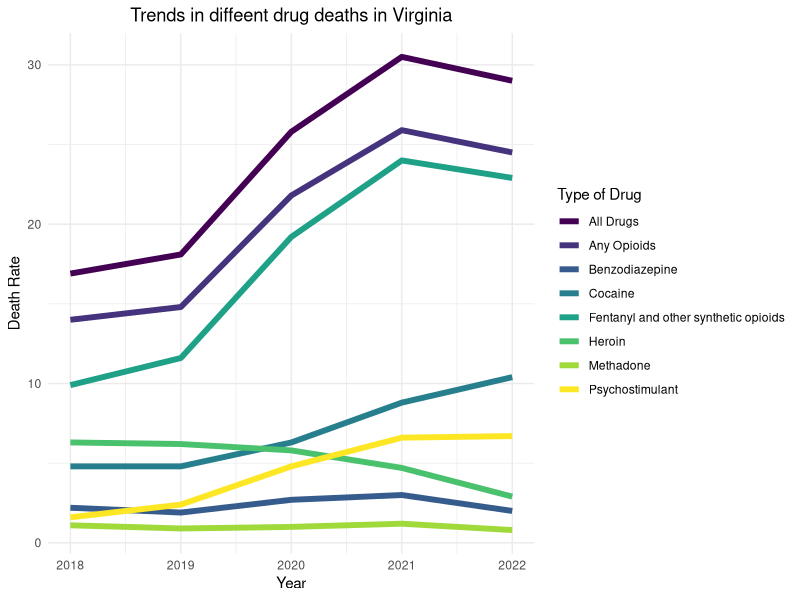
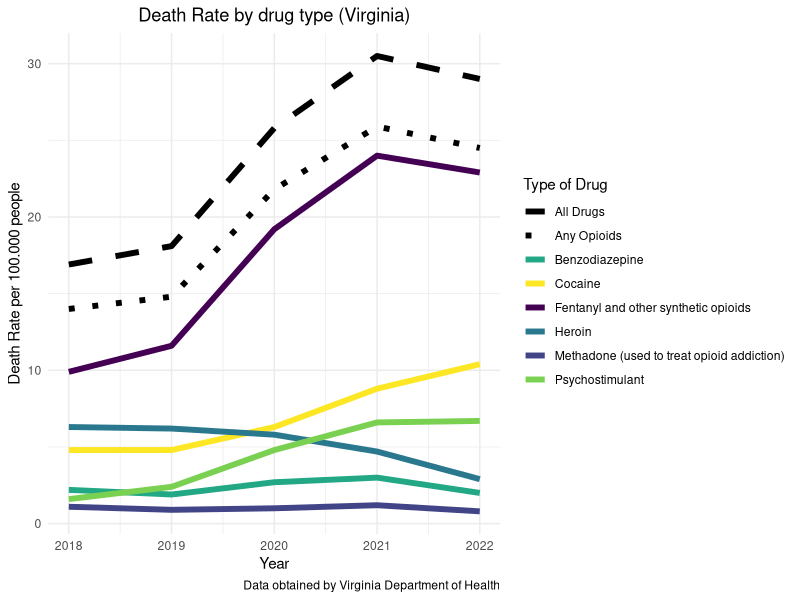

Write the R code that produced these figures, in order.
## ---- chunk 1
library(tidyverse)
library(readxl)
library(viridis)
#Manually create a data frame from your given structure:

# Create the data frame
drug_data <- tribble(
  ~Drug_Class, ~`2018`, ~`2019`, ~`2020`, ~`2021`, ~`2022`,
  "All Drugs", 16.9, 18.1, 25.8, 30.5, 29,
  "Any Opioids", 14, 14.8, 21.8, 25.9, 24.5,
  "Fentanyl and other synthetic opioids", 9.9, 11.6, 19.2, 24, 22.9,
  "Methadone", 1.1, 0.9, 1, 1.2, 0.8,
  "Heroin", 6.3, 6.2, 5.8, 4.7, 2.9,
  "Benzodiazepine", 2.2, 1.9, 2.7, 3, 2,
  "Psychostimulant", 1.6, 2.4, 4.8, 6.6, 6.7,
  "Cocaine", 4.8, 4.8, 6.3, 8.8, 10.4
)

# Transform the data to long format
drug_data_long <- drug_data %>%
  pivot_longer(cols = -Drug_Class, names_to = "Year", values_to = "Deaths")

# Convert Year to numeric
drug_data_long$Year <- as.numeric(drug_data_long$Year)
#Create the line graph using ggplot2 with the viridis color palette:

# Create the line graph using ggplot2 with viridis color palette
ggplot(drug_data_long, aes(x = Year, y = Deaths, color = Drug_Class)) +
  geom_line(size = 2) +
  scale_color_viridis(discrete = TRUE) +
  labs(title = "Trends in diffeent drug deaths in Virginia",
       x = "Year",
       y = "Death Rate",
       color = "Type of Drug") +
  theme_minimal() +
  theme(plot.title = element_text(hjust = 0.5))
## ---- chunk 2
library(tidyverse)
library(readxl)
library(viridis)

# Create the data frame
drug_data <- tribble(
  ~Drug_Class, ~`2018`, ~`2019`, ~`2020`, ~`2021`, ~`2022`,
  "All Drugs", 16.9, 18.1, 25.8, 30.5, 29,
  "Any Opioids", 14, 14.8, 21.8, 25.9, 24.5,
  "Fentanyl and other synthetic opioids", 9.9, 11.6, 19.2, 24, 22.9,
  "Methadone (used to treat opioid addiction)", 1.1, 0.9, 1, 1.2, 0.8,
  "Heroin", 6.3, 6.2, 5.8, 4.7, 2.9,
  "Benzodiazepine", 2.2, 1.9, 2.7, 3, 2,
  "Psychostimulant", 1.6, 2.4, 4.8, 6.6, 6.7,
  "Cocaine", 4.8, 4.8, 6.3, 8.8, 10.4
)

# Transform the data to long format
drug_data_long <- drug_data %>%
  pivot_longer(cols = -Drug_Class, names_to = "Year", values_to = "Deaths") %>%
  mutate(Year = as.numeric(Year),
         LineType = case_when(
           Drug_Class == "All Drugs" ~ "dashed",
           Drug_Class == "Any Opioids" ~ "dotted",
           TRUE ~ "solid"
         ),
         Color = case_when(
           Drug_Class == "All Drugs" ~ "black",
           Drug_Class == "Any Opioids" ~ "black",
           TRUE ~ Drug_Class
         ))

# Define viridis colors
viridis_colors <- viridis(6)

# Create the line graph using ggplot2 with viridis color palette
ggplot(drug_data_long, aes(x = Year, y = Deaths, color = Drug_Class, linetype = Drug_Class)) +
  geom_line(size = 2) +
  scale_color_manual(values = c(
    "All Drugs" = "black",
    "Any Opioids" = "black",
    "Fentanyl and other synthetic opioids" = viridis_colors[1],
    "Methadone (used to treat opioid addiction)" = viridis_colors[2],
    "Heroin" = viridis_colors[3],
    "Benzodiazepine" = viridis_colors[4],
    "Psychostimulant" = viridis_colors[5],
    "Cocaine" = viridis_colors[6]
  )) +
  scale_linetype_manual(values = c(
    "All Drugs" = "dashed",
    "Any Opioids" = "dotted",
    "Fentanyl and other synthetic opioids" = "solid",
    "Methadone (used to treat opioid addiction)" = "solid",
    "Heroin" = "solid",
    "Benzodiazepine" = "solid",
    "Psychostimulant" = "solid",
    "Cocaine" = "solid"
  )) +
  labs(title = "Death Rate by drug type (Virginia)",
       x = "Year",
       y = "Death Rate per 100.000 people",
       color = "Type of Drug",
       linetype = "Type of Drug",
       caption = "Data obtained by Virginia Department of Health") +
  theme_minimal() +
  theme(plot.title = element_text(hjust = 0.5))
